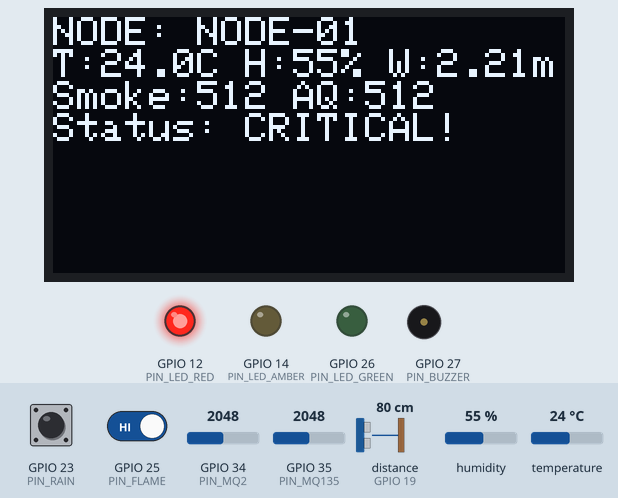
Simulated run of this sketch. Board: ESP32. Parts: 128×64 one-colour display, output pins drawn as LEDs (lit = HIGH), buzzer (waves = sounding). Wiring (inferred from the names in the program): ultrasonic range finder: trigger GPIO 18; echo GPIO 19. The inputs (shaded band) are chosen by the test bench; at power-on: distance to the obstacle (sensor on GPIO 19) 80 cm, GPIO 35 (PIN_MQ135) = 2048, GPIO 25 (PIN_FLAME) HIGH, humidity 55 %, GPIO 34 (PIN_MQ2) = 2048, temperature 24 °C, GPIO 23 (PIN_RAIN) HIGH. The echo pulse lasts 58.3 µs per cm; WiFi joins after 1.5 s; servers stay silent unless stated; uploads are accepted with an empty reply; pins used as bus, display or sensor lines are not drawn; what the sketch prints to the serial monitor is not drawn.

Above: at 3.7 s.
3.8 s: distance to the obstacle (sensor on GPIO 19) set to 93 cm
At 7.3 s:
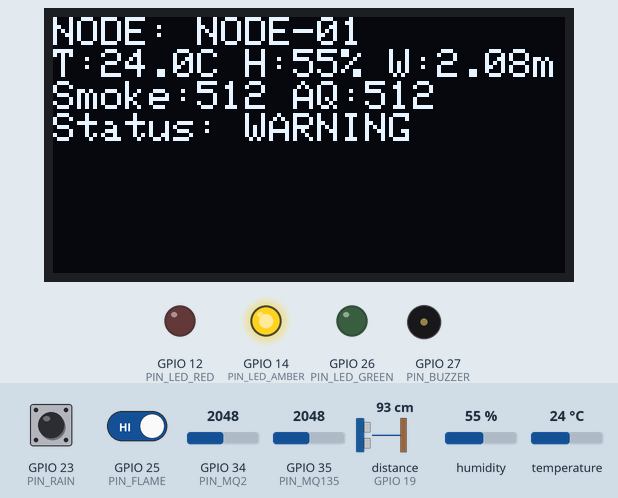
7.7 s: GPIO 35 (PIN_MQ135) set to 1894
At 9.7 s:
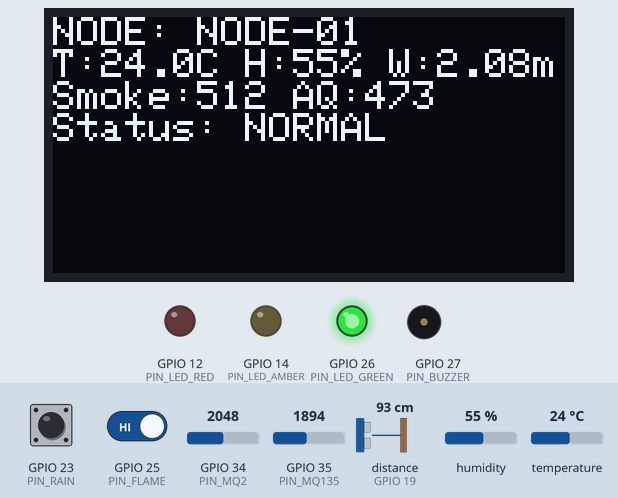
11.6 s: GPIO 25 (PIN_FLAME) driven LOW
At 13.6 s:
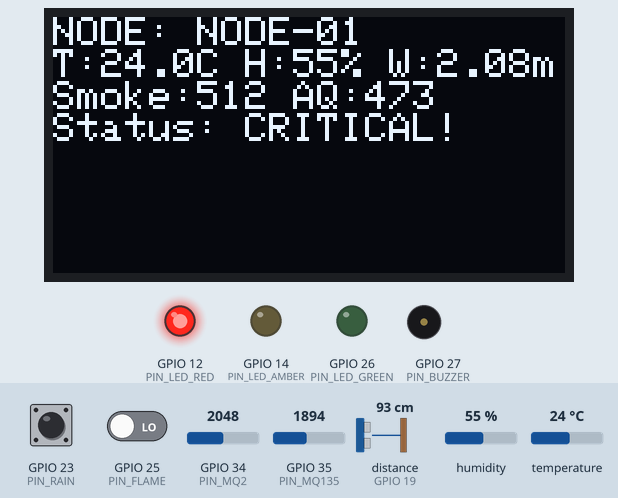
15.5 s: humidity set to 22 %
At 19.4 s:
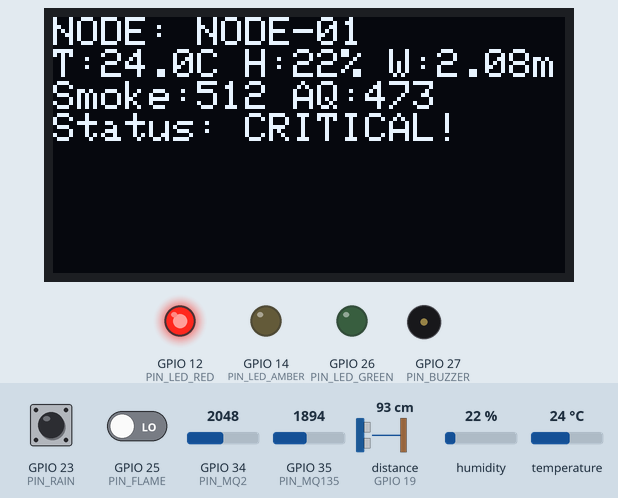
19.7 s: GPIO 34 (PIN_MQ2) set to 2866
At 21.7 s:
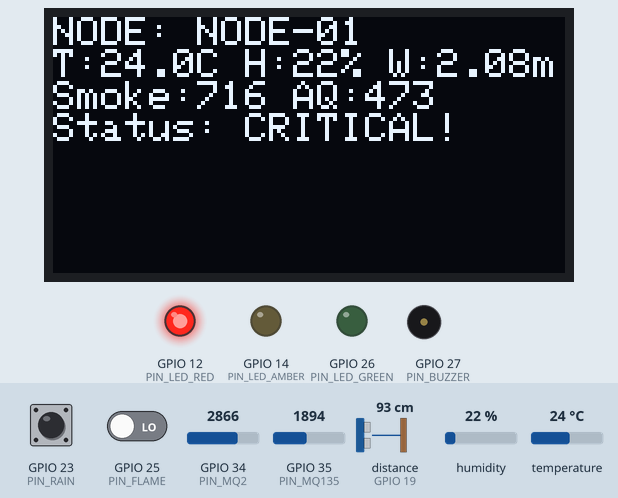
23.6 s: temperature set to 12 °C
At 25.1 s:
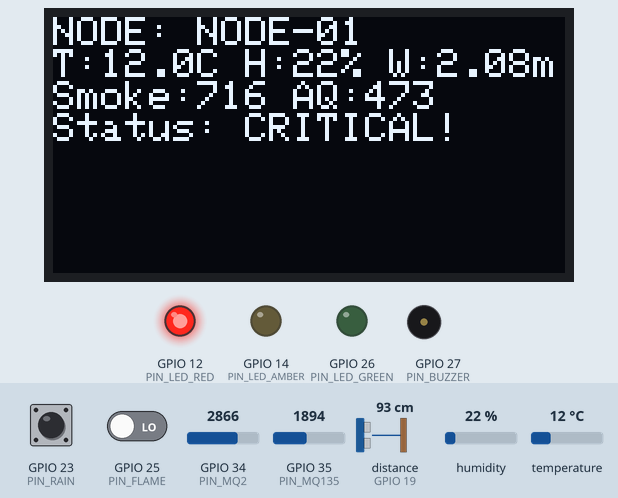
Timing chart, 0 to 28.5 s (numbered marks = the images above; inputs shaded):
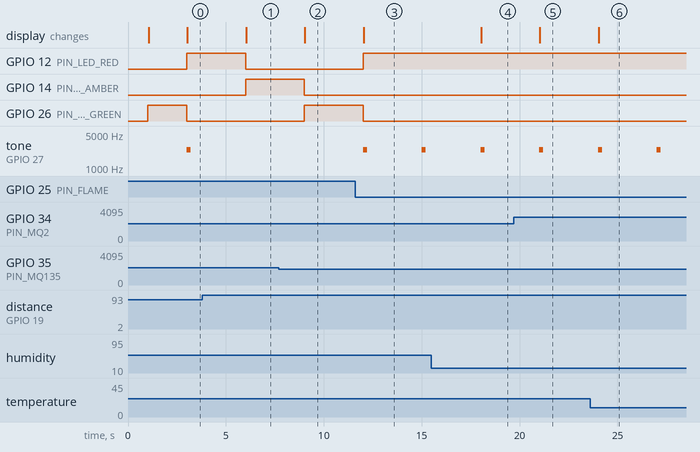

Measured:
- the behaviour switches between 90 and 91 cm on distance to the obstacle (sensor on GPIO 19) (found by bisection; images 0 and 1)
- the behaviour switches between 1924 and 1923 on GPIO 35 (PIN_MQ135) (found by bisection; images 1 and 2)
- after the input at 3.8 s, GPIO 12 (PIN_LED_RED): HIGH → LOW after 2.2 s; GPIO 14 (PIN_LED_AMBER): LOW → HIGH after 2.2 s; tone on GPIO 27 (PIN_BUZZER): stays silent (without the input it goes to 2400 Hz after 2.2 s); the display: changes after 2.2 s (image 1)
- after the input at 7.7 s, GPIO 14 (PIN_LED_AMBER): HIGH → LOW after 1.3 s; GPIO 26 (PIN_LED_GREEN): LOW → HIGH after 1.3 s; the display: changes after 1.3 s (image 2)
- after the input at 11.6 s, GPIO 12 (PIN_LED_RED): LOW → HIGH after 0.41 s; GPIO 26 (PIN_LED_GREEN): HIGH → LOW after 0.41 s; tone on GPIO 27 (PIN_BUZZER): alternates 2400 Hz for 0.20 s and silent for 2.8 s, starting after 0.41 s; the display: changes after 0.44 s (image 3)
- after the input at 15.5 s, the display: changes after 2.5 s (image 4)
- after the input at 19.7 s, the display: changes after 1.3 s (image 5)
- after the input at 23.6 s, the display: changes after 0.44 s (image 6)

The sketch:

enviguard_esp32_node.ino
```cpp
/**
 * ==============================================================================
 * PROJECT: ENVIGUARD - AI-Powered Distributed Environmental Early Warning Network
 * PROBLEM STATEMENT: SIH26178 (Smart India Hackathon 2026)
 * MODULE: ESP32 Multi-Sensor Telemetry & Local Warning Node Firmware
 * ==============================================================================
 *
 * SENSORS CONNECTED:
 * 1. DHT22 (Temp & Humidity)          -> GPIO 4
 * 2. MQ-2 (Smoke / Gas)               -> GPIO 34 (ADC1_CH6 via divider)
 * 3. MQ-135 (Air Quality / Volatiles) -> GPIO 35 (ADC1_CH7 via divider)
 * 4. HC-SR04 Ultrasonic Trigger      -> GPIO 18
 * 5. HC-SR04 Ultrasonic Echo         -> GPIO 19
 * 6. Raindrop Conductive Sensor       -> GPIO 23
 * 7. IR Optical Flame Sensor          -> GPIO 25
 * 8. SSD1306 OLED (I2C)               -> SDA: GPIO 21, SCL: GPIO 22
 * 9. Piezo Warning Buzzer             -> GPIO 27
 * 10. Status LEDs (Red, Amber, Green) -> GPIO 12, 14, 26
 *
 * NOTE ON PROTOTYPE ACCURACY:
 * - MQ-2 and MQ-135 outputs are processed as normalized indicative signals.
 * - Multi-parameter heuristic risk evaluation is computed locally before dispatching
 *   structured JSON telemetry to the ENVIGUARD command center.
 * ==============================================================================
 */

#include <WiFi.h>
#include <HTTPClient.h>
#include <DHT.h>
#include <Wire.h>
#include <Adafruit_GFX.h>
#include <Adafruit_SSD1306.h>
#include <ArduinoJson.h>

// Wi-Fi Credentials
const char* ssid = "YOUR_WIFI_SSID";
const char* password = "YOUR_WIFI_PASSWORD";

// ENVIGUARD Ingestion Gateway Endpoint
const char* serverEndpoint = "http://192.168.1.100:3001/api/telemetry";

// Node Configuration
#define NODE_ID "NODE-01"
#define ZONE_NAME "Forest Zone A"

// Pin Definitions
#define DHTPIN 4
#define DHTTYPE DHT22
#define PIN_MQ2 34
#define PIN_MQ135 35
#define PIN_TRIG 18
#define PIN_ECHO 19
#define PIN_RAIN 23
#define PIN_FLAME 25
#define PIN_BUZZER 27
#define PIN_LED_RED 12
#define PIN_LED_AMBER 14
#define PIN_LED_GREEN 26

#define SCREEN_WIDTH 128
#define SCREEN_HEIGHT 64
#define OLED_RESET -1
Adafruit_SSD1306 display(SCREEN_WIDTH, SCREEN_HEIGHT, &Wire, OLED_RESET);

DHT dht(DHTPIN, DHTTYPE);

unsigned long lastSendTime = 0;
const unsigned long sendInterval = 3000; // Sample and send every 3 seconds

void setup() {
  Serial.begin(115200);
  delay(1000);
  Serial.println("\n[ENVIGUARD] Booting Multi-Sensor Node: " NODE_ID);

  // Initialize GPIO Modes
  pinMode(PIN_TRIG, OUTPUT);
  pinMode(PIN_ECHO, INPUT);
  pinMode(PIN_RAIN, INPUT);
  pinMode(PIN_FLAME, INPUT);
  pinMode(PIN_BUZZER, OUTPUT);
  pinMode(PIN_LED_RED, OUTPUT);
  pinMode(PIN_LED_AMBER, OUTPUT);
  pinMode(PIN_LED_GREEN, OUTPUT);

  digitalWrite(PIN_LED_GREEN, HIGH);

  // Initialize Sensors & Display
  dht.begin();
  if(!display.begin(SSD1306_SWITCHCAPVCC, 0x3C)) {
    Serial.println("[WARN] SSD1306 OLED allocation failed");
  } else {
    display.clearDisplay();
    display.setTextSize(1);
    display.setTextColor(SSD1306_WHITE);
    display.setCursor(0, 10);
    display.println("ENVIGUARD SIH26178");
    display.setCursor(0, 25);
    display.println("Connecting Wi-Fi...");
    display.display();
  }

  // Connect Wi-Fi
  WiFi.begin(ssid, password);
  int attempts = 0;
  while (WiFi.status() != WL_CONNECTED && attempts < 15) {
    delay(500);
    Serial.print(".");
    attempts++;
  }

  if (WiFi.status() == WL_CONNECTED) {
    Serial.println("\n[Wi-Fi] Connected! IP: " + WiFi.localIP().toString());
  } else {
    Serial.println("\n[Wi-Fi] Operating in Local Standalone / Ad-hoc Mode");
  }
}

float measureUltrasonicWaterLevel() {
  digitalWrite(PIN_TRIG, LOW);
  delayMicroseconds(2);
  digitalWrite(PIN_TRIG, HIGH);
  delayMicroseconds(10);
  digitalWrite(PIN_TRIG, LOW);

  long duration = pulseIn(PIN_ECHO, HIGH, 25000); // 25ms timeout
  if (duration == 0) return 0.25; // Default baseline fallback

  float distanceCm = duration * 0.034 / 2.0;
  // Convert overhead sensor distance to estimated water surface level (assuming 3.0m mounting height)
  float waterDepthMeters = (300.0 - distanceCm) / 100.0;
  if (waterDepthMeters < 0) waterDepthMeters = 0.0;
  return waterDepthMeters;
}

void loop() {
  if (millis() - lastSendTime >= sendInterval) {
    lastSendTime = millis();

    // 1. Read Physical Sensors
    float temperature = dht.readTemperature();
    float humidity = dht.readHumidity();
    if (isnan(temperature)) temperature = 29.2;
    if (isnan(humidity)) humidity = 52.0;

    int rawSmoke = analogRead(PIN_MQ2);       // 12-bit ADC (0-4095) scaled to normalized 0-1023
    int smokeLevel = rawSmoke / 4;

    int rawAQ = analogRead(PIN_MQ135);
    int airQualityLevel = rawAQ / 4;

    float waterLevel = measureUltrasonicWaterLevel();
    bool rainDetected = (digitalRead(PIN_RAIN) == LOW);
    bool flameDetected = (digitalRead(PIN_FLAME) == LOW);

    // 2. Multi-Sensor Local Risk Assessment
    bool isCritical = (flameDetected && (smokeLevel > 400 || temperature > 38.0)) ||
                      (waterLevel > 2.10) ||
                      (airQualityLevel > 750);

    bool isWarning = (temperature > 38.0 && humidity < 30.0 && smokeLevel > 350) ||
                     (rainDetected && waterLevel > 1.30) ||
                     (airQualityLevel > 480);

    // Update Local Visual / Audible Indicators
    if (isCritical) {
      digitalWrite(PIN_LED_RED, HIGH);
      digitalWrite(PIN_LED_AMBER, LOW);
      digitalWrite(PIN_LED_GREEN, LOW);
      tone(PIN_BUZZER, 2400, 200); // Pulsed alarm siren
    } else if (isWarning) {
      digitalWrite(PIN_LED_RED, LOW);
      digitalWrite(PIN_LED_AMBER, HIGH);
      digitalWrite(PIN_LED_GREEN, LOW);
      noTone(PIN_BUZZER);
    } else {
      digitalWrite(PIN_LED_RED, LOW);
      digitalWrite(PIN_LED_AMBER, LOW);
      digitalWrite(PIN_LED_GREEN, HIGH);
      noTone(PIN_BUZZER);
    }

    // 3. Update OLED Display
    display.clearDisplay();
    display.setCursor(0, 0);
    display.printf("NODE: %s\n", NODE_ID);
    display.printf("T:%.1fC H:%.0f%% W:%.2fm\n", temperature, humidity, waterLevel);
    display.printf("Smoke:%d AQ:%d\n", smokeLevel, airQualityLevel);
    display.printf("Status: %s\n", isCritical ? "CRITICAL!" : isWarning ? "WARNING" : "NORMAL");
    display.display();

    // 4. Construct JSON Payload
    StaticJsonDocument<300> doc;
    doc["node_id"] = NODE_ID;
    doc["zone"] = ZONE_NAME;
    doc["temperature"] = temperature;
    doc["humidity"] = humidity;
    doc["smoke_level"] = smokeLevel;
    doc["air_quality_level"] = airQualityLevel;
    doc["water_level"] = waterLevel;
    doc["rain_detected"] = rainDetected;
    doc["flame_detected"] = flameDetected;

    String jsonString;
    serializeJson(doc, jsonString);

    // 5. Dispatch over Wi-Fi HTTP POST to Gateway
    if (WiFi.status() == WL_CONNECTED) {
      HTTPClient http;
      http.begin(serverEndpoint);
      http.addHeader("Content-Type", "application/json");
      int httpResponseCode = http.POST(jsonString);
      if (httpResponseCode > 0) {
        Serial.printf("[HTTP] Telemetry POST code: %d\n", httpResponseCode);
      } else {
        Serial.printf("[HTTP] Error sending telemetry: %s\n", http.errorToString(httpResponseCode).c_str());
      }
      http.end();
    } else {
      Serial.println("[SERIAL LOG] " + jsonString);
    }
  }
}
```
